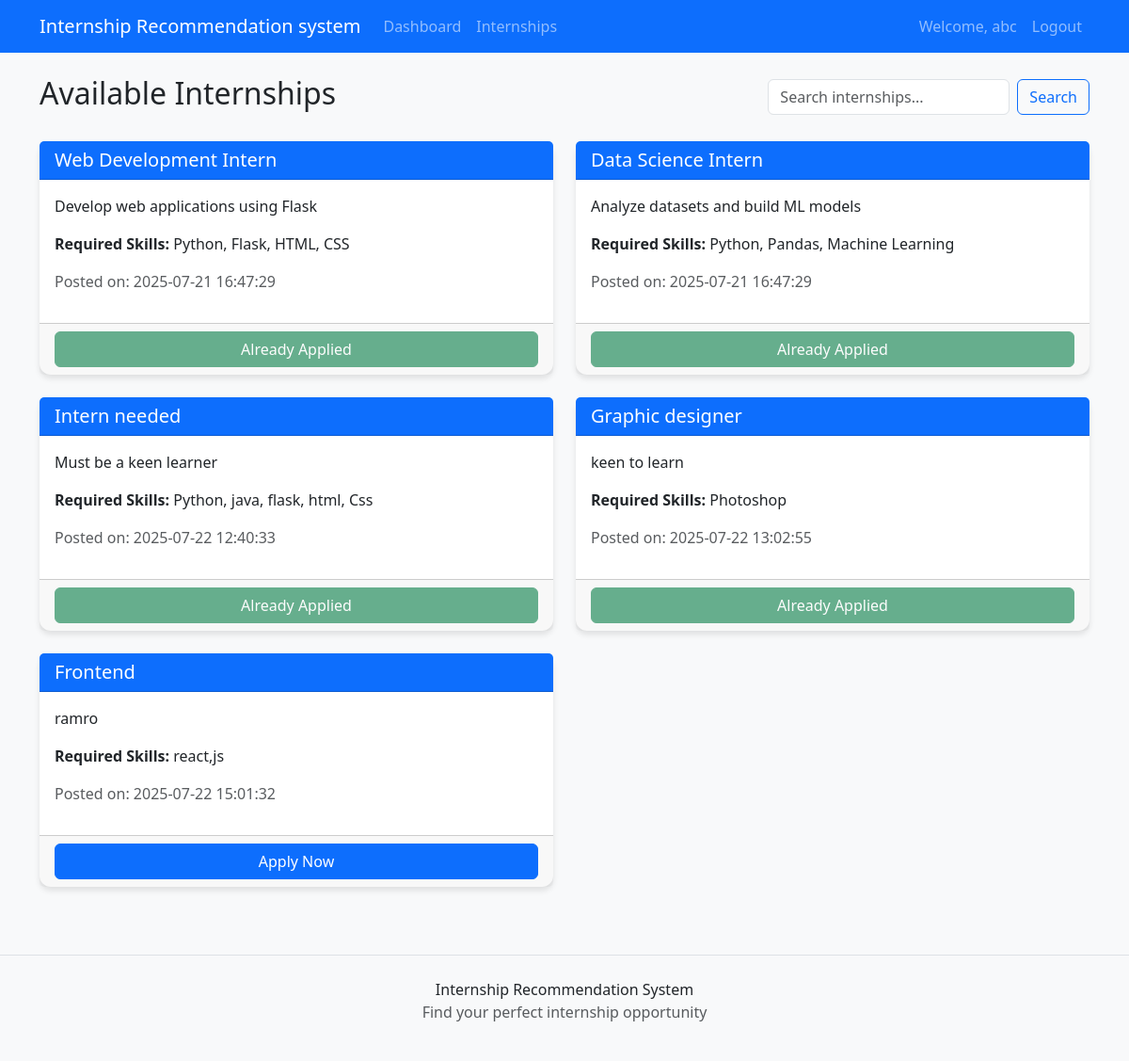
/internships (signed in), run on the app's committed database.
### tables this page shows
CREATE TABLE internships (
            id INTEGER PRIMARY KEY AUTOINCREMENT,
            company_id INTEGER NOT NULL,
            title TEXT NOT NULL,
            description TEXT,
            required_skills TEXT,
            posted_at TIMESTAMP DEFAULT CURRENT_TIMESTAMP,
            FOREIGN KEY (company_id) REFERENCES users (id)
        );

### app.py (the view)
@app.route('/internships')
def internships():
    conn = get_db()
    cursor = conn.cursor()
    search = request.args.get('search', '')
    if search:
        cursor.execute("SELECT * FROM internships WHERE title LIKE ? OR description LIKE ?",
                       (f'%{search}%', f'%{search}%'))
    else:
        cursor.execute("SELECT * FROM internships")
    internships = cursor.fetchall()
    applied_internships = []
    if 'user_id' in session and session['role'] == 'student':
        cursor.execute("SELECT internship_id FROM applications WHERE student_id=?", (session['user_id'],))
        applied_internships = [row['internship_id'] for row in cursor.fetchall()]
    return render_template('internships.html', internships=internships,
                           applied_internships=applied_internships, search=search)

### app.py (called while the page is built)
def get_db():
    conn = sqlite3.connect(app.config['DATABASE'])
    conn.row_factory = sqlite3.Row
    return conn

### templates/internships.html
{% extends "base.html" %} {% block title %}Internships{% endblock %} {% block
content %}
<div class="d-flex justify-content-between align-items-center mb-4">
  <h2>Available Internships</h2>
  <form class="d-flex" method="GET">
    <input
      class="form-control me-2"
      type="search"
      name="search"
      placeholder="Search internships..."
      value="{{ search if search else '' }}"
    />
    <button class="btn btn-outline-primary" type="submit">Search</button>
  </form>
</div>
{% if internships %}
<div class="row">
  {% for internship in internships %}
  <div class="col-md-6 mb-4">
    <div class="card h-100">
      <div class="card-header bg-primary text-white">
        <h5 class="mb-0">{{ internship['title'] }}</h5>
      </div>
      <div class="card-body">
        <p class="card-text">{{ internship['description'] }}</p>
        <p>
          <strong>Required Skills:</strong> {{ internship['required_skills'] }}
        </p>
        <p class="text-muted">Posted on: {{ internship['posted_at'] }}</p>
      </div>
      <div class="card-footer">
        {% if 'user_id' in session and session['role'] == 'student' %} {% if
        internship['id'] in applied_internships %}
        <button class="btn btn-success w-100" disabled>Already Applied</button>
        {% else %}
        <form
          method="POST"
          action="{{ url_for('apply_internship', internship_id=internship['id']) }}"
        >
          <button type="submit" class="btn btn-primary w-100">Apply Now</button>
        </form>
        {% endif %} {% else %}
        <a href="{{ url_for('login') }}" class="btn btn-primary w-100"
          >Login to Apply</a
        >
        {% endif %}
      </div>
    </div>
  </div>
  {% endfor %}
</div>
{% else %}
<div class="alert alert-info text-center">
  No internships found. Try a different search term.
</div>
{% endif %} {% endblock %}

### static/css/style.css (style rules this page uses)
body { background-color: #f8f9fa; font-family: 'Segoe UI', Tahoma, Geneva, Verdana, sans-serif; }
.card { border: none; border-radius: 0.75rem; box-shadow: 0 4px 6px rgba(0, 0, 0, 0.1); transition: transform 0.3s, box-shadow 0.3s; }

### data on the page
internships: title "Web Development Intern", description "Develop web applications using Flask", required_skills "Python, Flask, HTML, CSS", posted_at "2025-07-21 16:47:29", shows "Already Applied"
internships: title "Data Science Intern", description "Analyze datasets and build ML models", required_skills "Python, Pandas, Machine Learning", posted_at "2025-07-21 16:47:29", shows "Already Applied"
internships: title "Intern needed", description "Must be a keen learner", required_skills "Python, java, flask, html, Css", posted_at "2025-07-22 12:40:33", shows "Already Applied"
internships: title "Graphic designer", description "keen to learn", required_skills "Photoshop", posted_at "2025-07-22 13:02:55", shows "Already Applied"
internships: title "Frontend", description "ramro", required_skills "react,js", posted_at "2025-07-22 15:01:32"

### other printed values
{{ session['name'] }} "abc"
